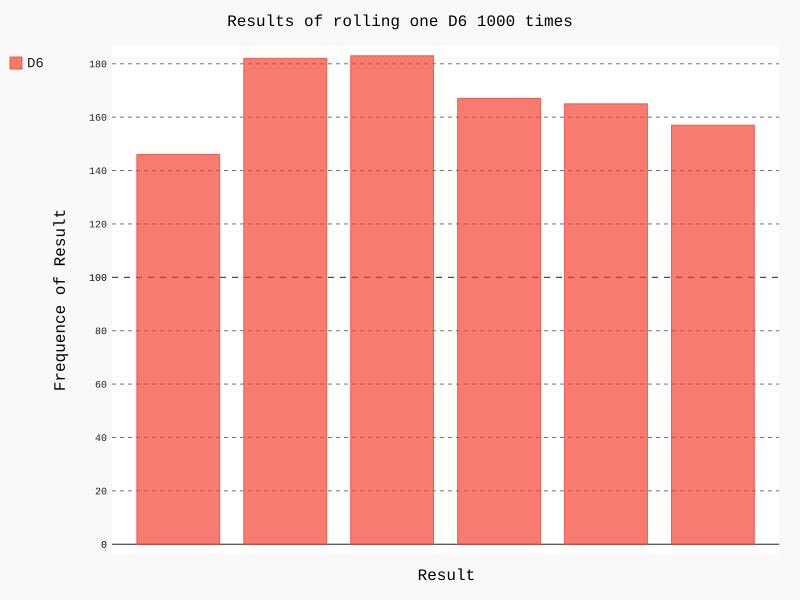

Write Python code to recreate this figure.
from die import Die
import pygal

die = Die()

#simulate dice rolls
results=[]
for roll_num in range(1000):
    result = die.roll()
    results.append(result)

#count frequencies
freq=[]
for value in range(1, die.num_sides+1):
    f=results.count(value)
    freq.append(f)
    
    
#visualize frequencies in histogram
hist=pygal.Bar()
hist.title="Results of rolling one D6 1000 times"
hist.x_title="Result"
hist.y_title="Frequence of Result"
hist.add('D6', freq)
hist.render_to_file('die_visual.svg')
